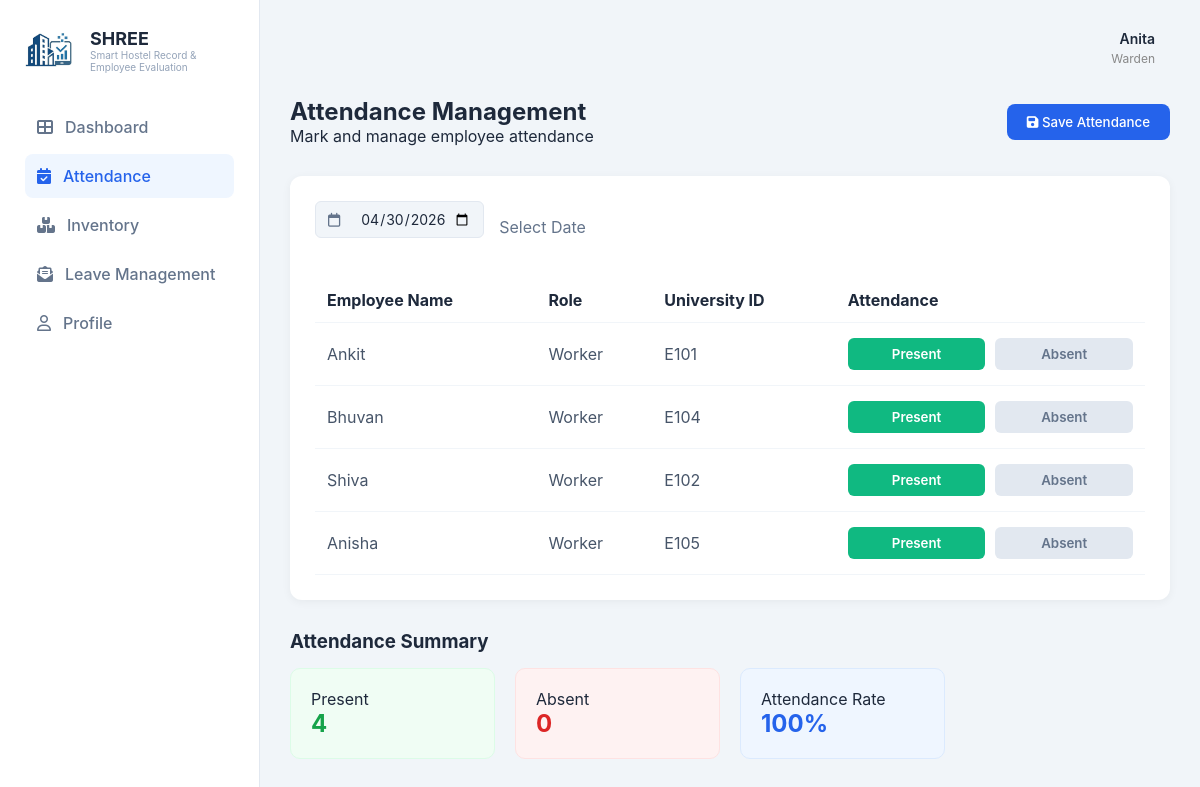
The app's page /accounts/warden/attendance/ (signed in) with its own data.
### accounts/models.py (models this page shows, shortened)
class Warden(models.Model):
    user = models.OneToOneField(User, on_delete=models.CASCADE, null=True, blank=True)
    university_record = models.OneToOneField(UniversityID, on_delete=models.CASCADE, null=True, limit_choices_to={'role': 'warden'})
    warden_id = models.CharField(max_length=20, unique=True)
    name = models.CharField(max_length=20)
    admin_id = models.ForeignKey(User, on_delete=models.SET_NULL, null=True, blank=True, related_name='managed_wardens')
    name = models.CharField(max_length=100)
    email = models.EmailField(blank=True, null=True)
    leave_balance = models.IntegerField(default=15)
    phone_number = models.CharField(max_length=10, blank=True, null=True)

class UniversityID(models.Model):
    ROLE_CHOICES = (
        ('warden', 'Warden'),
        ('worker', 'Worker'),
    )
    university_id = models.CharField(max_length=50, unique=True)
    full_name = models.CharField(max_length=100)
    role = models.CharField(max_length=20, choices=ROLE_CHOICES)
    is_used = models.BooleanField(default=False)

### accounts/views.py (the view, shortened to what this page needs)
# urls.py: path('warden/attendance/', views.attendance_view, name='attendance'),
@login_required #sneha edit
def attendance_view(request):
    try:
        warden = Warden.objects.get(user=request.user)
    except Warden.DoesNotExist:
        return redirect('welcome_role')
    master_list = UniversityID.objects.filter(role='worker')
    today = timezone.now().date()
    today_str = today.strftime('%Y-%m-%d')
    selected_date_str = request.GET.get('date')
    if selected_date_str:
        try:
            current_date_obj = datetime.strptime(selected_date_str, '%Y-%m-%d').date()
            if current_date_obj > today:
                current_date_obj = today
            current_date_str = current_date_obj.strftime('%Y-%m-%d')
        except ValueError:
            current_date_obj = today
            current_date_str = today_str
    else:
        current_date_obj = today
        current_date_str = today_str
    existing_attendance = Attendance.objects.filter(date=current_date_obj)
    is_locked = existing_attendance.exists()
    worker_data_list = []
    for person in master_list:
        status = 'Present' # Default UI
        if is_locked:
            att_record = existing_attendance.filter(worker_master=person).first()
            if att_record:
                status = att_record.status
        worker_data_list.append({
            'worker_id': person.university_id,
            'name': person.full_name,
            'status': status
        })
    context = {
        'workers': worker_data_list,
        'current_date_str': current_date_str,
        'today_str': today_str,
        'is_locked': is_locked,
        'warden': warden,
    }
    return render(request, 'Shree1/warden_attendance.html', context)

### templates/Shree1/warden_attendance.html (shortened to what this page needs)
{% load static %}
<!doctype html>
<html lang="en">
  <head>
    <link rel="stylesheet" href="{% static 'Shree1/css/dashboardWarden.css' %}" />
    <link rel="stylesheet" href="{% static 'Shree1/css/warden_attendance.css' %}" />
    <link rel="stylesheet" href="https://cdnjs.cloudflare.com/ajax/libs/font-awesome/6.4.0/css/all.min.css" />
  </head>
  <body>
    <div class="container">
      <aside class="sidebar">
        <div class="logo-section">
          <img src="{% static 'Shree1/images/logo_img.jpeg' %}" alt="SHREE Logo" class="nav-logo-file" style="width: 48px; height: 48px; border-radius: 10px; object-fit: contain;" />
          <div>
            <h2 class="logo-name">SHREE</h2>
            <p style="font-size: 10px; color: #94a3b8">Smart Hostel Record & Employee Evaluation</p>
          </div>
        </div>
        <nav class="nav-menu">
          <a href="{% url 'warden_dashboard' %}" class="nav-item"><i class="fa-solid fa-table-cells-large"></i> Dashboard</a>
          <a href="{% url 'attendance' %}" class="nav-item active"><i class="fa-solid fa-calendar-check"></i> Attendance</a>
          <a href="{% url 'inventory' %}" class="nav-item"><i class="fa-solid fa-boxes-stacked"></i> Inventory</a>
          <a href="{% url 'warden_leave' %}" class="nav-item"><i class="fa-solid fa-envelope-open-text"></i> Leave Management</a>
          <a href="{% url 'warden_profile' %}" class="nav-item"><i class="fa-regular fa-user"></i> Profile</a>
        </nav>
      </aside>
      <main class="main-content">
        <form method="POST" id="attendanceForm">
          <header class="top-header">
            <div class="user-info">
              <span class="user-name">{{ warden.name }}</span>
              <span class="user-role">Warden</span>
            </div>
          </header>
          <section class="attendance-header">
            <div>
              <h1>Attendance Management</h1>
              <p>Mark and manage employee attendance</p>
            </div>
            <button type="submit" class="save-btn" id="saveBtn" {% if is_locked %}disabled{% endif %}>
              <i class="fa-solid fa-floppy-disk"></i> {% if is_locked %}Saved{% else %}Save Attendance{% endif %}
            </button>
          </section>
          <div class="attendance-card">
            <div class="date-picker-section">
              <div class="input-group">
                <i class="fa-regular fa-calendar"></i>
                <input type="date" name="attendance_date" value="{{ current_date_str }}" id="attendanceDate" max="{{ today_str }}" required onchange="window.location.href='?date='+this.value;" />
              </div>
              <span>Select Date</span>
            </div>
            <table class="attendance-table">
              <thead>
                <tr>
                  <th>Employee Name</th>
                  <th>Role</th>
                  <th>University ID</th>
                  <th>Attendance</th>
                </tr>
              </thead>
              <tbody>
                {% for worker in workers %}
                <tr>
                  <td>{{ worker.name }}</td>
                  <td>Worker</td>
                  <td>{{ worker.worker_id }}</td>
                  <td>
                    <div class="attendance-btns">
                      <button type="button" class="status-btn btn-present {% if worker.status == 'Present' or not worker.status %}active{% endif %}" data-worker="{{ worker.worker_id }}" data-status="Present" {% if is_locked %}disabled{% endif %}>
                        Present
                      </button>
                      <button type="button" class="status-btn btn-absent {% if worker.status == 'Absent' %}active{% endif %}" data-worker="{{ worker.worker_id }}" data-status="Absent" {% if is_locked %}disabled{% endif %}>
                        Absent
                      </button>
                    </div>
                  </td>
                </tr>
                {% endfor %}
              </tbody>
            </table>
          </div>
          <div class="summary-section">
            <h3>Attendance Summary</h3>
            <div class="summary-grid">
              <div class="summary-card present-card">
                <p>Present</p>
                <h4 id="presentCountDisplay">0</h4>
              </div>
              <div class="summary-card absent-card">
                <p>Absent</p>
                <h4 id="absentCountDisplay">0</h4>
              </div>
              <div class="summary-card rate-card">
                <p>Attendance Rate</p>
                <h4 class="blue-text" id="rateDisplay">0%</h4>
              </div>
            </div>
          </div>
        </form>
      </main>
    </div>
  </body>
</html>

### static/Shree1/css/dashboardWarden.css (style rules this page uses)
:root { --primary-blue: #2563eb; --success-green: #10b981; --danger-red: #ef4444; --bg-light: #f1f5f9; --text-slate: #64748b; --navy-dark: #1e293b; }
:root { --primary-blue: #2563eb; --success-green: #10b981; --danger-red: #ef4444; --bg-light: #f1f5f9; }
* { margin: 0; padding: 0; box-sizing: border-box; font-family: "Inter", sans-serif; }
body { background: var(--bg-light); color: #1e293b; }
.container { display: flex; min-height: 100vh; }
.sidebar { width: 260px; background: white; padding: 25px; border-right: 1px solid #e2e8f0; position: fixed; height: 100vh; }
.logo-section { margin-bottom: 40px; display: flex; align-items: center; gap: 10px; }
.logo-name { font-size: 18px; color: #1e293b; }
.nav-item { display: flex; align-items: center; gap: 12px; padding: 12px; color: #64748b; text-decoration: none; border-radius: 8px; margin-bottom: 5px; font-weight: 500; }
.nav-item.active, .nav-item:hover { background: #eff6ff; color: var(--primary-blue); }
.main-content { flex: 1; margin-left: 260px; padding: 30px; }
.top-header { display: flex; justify-content: flex-end; align-items: center; margin-bottom: 30px; }
.user-info { text-align: right; margin-right: 15px; }
.user-name { display: block; font-weight: 600; font-size: 14px; }
.user-role { font-size: 12px; color: #888; }
.nav-logo-file { width: 50px !important; height: 50px !important; border-radius: 8px; object-fit: cover; }
.logo-section { display: flex; align-items: center; gap: 15px; margin-bottom: 30px; }
.input-group { display: flex; align-items: center; background: #f1f5f9; border-radius: 10px; padding: 12px; margin-bottom: 15px; border: 1px solid #e2e8f0; }
.input-group i { color: #64748b; margin-right: 10px; font-size: 14px; }
.input-group input { border: none; outline: none; background: transparent; width: 100%; font-size: 14px; color: #1e293b; }

### static/Shree1/css/warden_attendance.css (style rules this page uses)
.attendance-header { display: flex; justify-content: space-between; align-items: center; margin-bottom: 30px; }
.save-btn { background-color: #2563eb; color: white; padding: 10px 20px; border-radius: 8px; border: none; cursor: pointer; font-weight: 500; }
.attendance-card { background: white; padding: 25px; border-radius: 12px; box-shadow: 0 2px 10px rgba(0, 0, 0, 0.05); }
.date-picker-section { display: flex; align-items: center; gap: 15px; margin-bottom: 25px; color: #64748b; }
.input-group { border: 1px solid #e2e8f0; padding: 8px 12px; border-radius: 6px; display: flex; align-items: center; gap: 10px; }
.attendance-table { width: 100%; border-collapse: collapse; }
.attendance-table th { text-align: left; padding: 12px; border-bottom: 1px solid #f1f5f9; color: #1e293b; }
.attendance-table td { padding: 15px 12px; border-bottom: 1px solid #f1f5f9; color: #475569; }
.attendance-btns { display: flex; gap: 10px; }
.btn-present, .btn-absent, .btn-leave { padding: 8px 20px; border-radius: 6px; border: none; cursor: pointer; font-weight: 600; background: #e2e8f0; color: #64748b; transition: 0.3s; flex: 1; }
.btn-present.active { background-color: #10b981; color: white; }
.summary-section { margin-top: 30px; }
.summary-grid { display: grid; grid-template-columns: repeat(4, 1fr); gap: 20px; margin-top: 15px; }
.summary-card { padding: 20px; border-radius: 10px; background: #fff; }
.present-card { background: #f0fdf4; border: 1px solid #dcfce7; }
.present-card h4 { color: #16a34a; font-size: 24px; }
.absent-card { background: #fef2f2; border: 1px solid #fee2e2; }
.absent-card h4 { color: #dc2626; font-size: 24px; }
.rate-card { background: #eff6ff; border: 1px solid #dbeafe; }
.blue-text { color: #2563eb; font-size: 24px; }

### records on screen
Warden: name "Anita"
UniversityID: name "Ankit", worker_id "E101"
UniversityID: name "Bhuvan", worker_id "E104"
UniversityID: name "Shiva", worker_id "E102"
UniversityID: name "Anisha", worker_id "E105"
